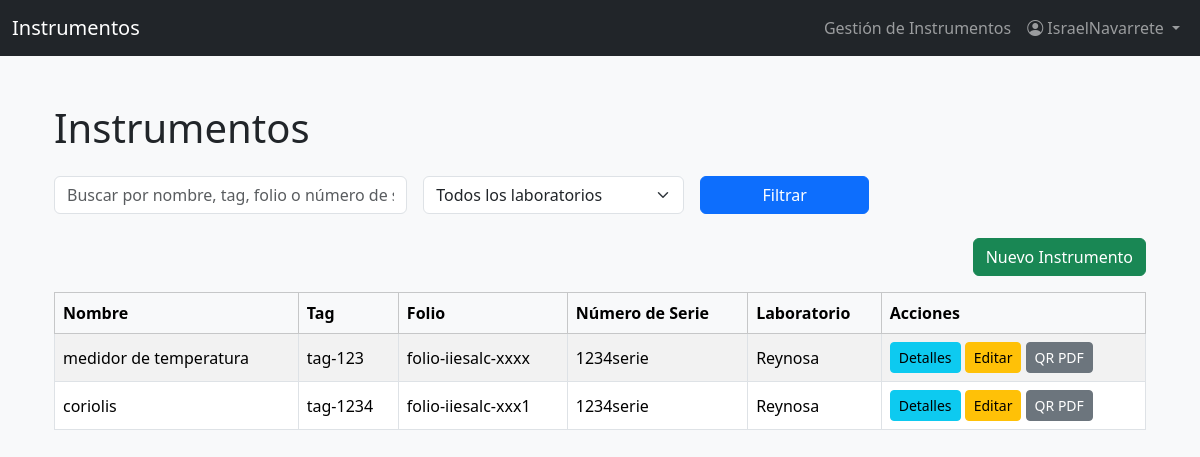
Page /instrumentos/ (signed in) on the committed database.
### codigos/models.py (models this page shows, shortened)
class User(AbstractUser):
    ROLE_CHOICES = (
        ('ADMIN', 'Administrador'),
        ('LAB', 'Laboratorio'),
        ('VALIDADOR', 'Validador'),
    )
    rol = models.CharField(max_length=20, choices=ROLE_CHOICES)
    laboratorio = models.ForeignKey('Laboratorio', on_delete=models.SET_NULL, null=True, blank=True)
    groups = models.ManyToManyField(
        'auth.Group',
        related_name='codigos_user_set',
        blank=True,
    )
    user_permissions = models.ManyToManyField(
        'auth.Permission',
        related_name='codigos_user_permissions_set',
        blank=True,
    )

class Instrumento(models.Model):
    MAGNITUD_CHOICES = [
        ('temperatura', 'Temperatura'),
        ('presion', 'Presión'),
        ('flujo', 'Flujo'),
        ('densidad', 'Densidad'),
    ]
    nombre = models.CharField(max_length=100)
    tag = models.CharField(max_length=100)
    modelo = models.CharField(max_length=100)
    serie = models.CharField(max_length=100)
    folio = models.CharField(max_length=100)
    fecha_calibracion = models.DateField()
    certificado = models.FileField(upload_to='certificados/', null=True, blank=True)
    uuid = models.UUIDField(default=uuid.uuid4, editable=False, unique=True)
    magnitud = models.CharField(max_length=20, choices=MAGNITUD_CHOICES, default='temperatura')
    laboratorio = models.ForeignKey('Laboratorio', on_delete=models.CASCADE)

class Laboratorio(models.Model):
    nombre = models.CharField(max_length=100)
    identificador = models.CharField(max_length=50)
    descripcion = models.TextField()

### codigos/views.py (the view)
        def _wrapped_view(request, *args, **kwargs):
            if test_func(request.user):
                return view_func(request, *args, **kwargs)
            if login_url:
                return redirect(login_url)
            return redirect('unauthorized')

### codigos/views.py (called while the page is built, shortened)
def es_lab_o_admin(user):
    return user.is_authenticated and user.rol in ['LAB', 'ADMIN']

def user_passes_test_with_message(test_func, login_url=None, message="No tienes permiso para acceder a esta página."):
    def decorator(view_func):
        def _wrapped_view(request, *args, **kwargs):
            if test_func(request.user):
                return view_func(request, *args, **kwargs)
            if login_url:
                return redirect(login_url)
            return redirect('unauthorized')
        return _wrapped_view
    return decorator

@login_required
@user_passes_test_with_message(es_lab_o_admin)
def lista_instrumentos(request):
    q = request.GET.get('q', '')
    laboratorio_id = request.GET.get('laboratorio')
    instrumentos = Instrumento.objects.all()
    if request.user.rol == 'LAB':
        instrumentos = instrumentos.filter(laboratorio=request.user.laboratorio)
    if laboratorio_id and request.user.rol != 'LAB':
        instrumentos = instrumentos.filter(laboratorio_id=laboratorio_id)
    laboratorios = Laboratorio.objects.all()
    context = {
        'instrumentos': instrumentos,
        'laboratorios': laboratorios,
    }
    return render(request, 'instrumentos/lista.html', context)

### codigos/templates/instrumentos/lista.html (shortened to what this page needs)
{% extends "base.html" %}
{% block content %}
<div class="container py-4">
    <h1 class="mb-4">Instrumentos</h1>
    <form method="get" class="row g-3 mb-4">
        <div class="col-md-4">
            <input type="text" name="q" value="{{ request.GET.q }}" class="form-control" placeholder="Buscar por nombre, tag, folio o número de serie...">
        </div>
        {% if request.user.rol != 'LAB' %}
        <div class="col-md-3">
            <select name="laboratorio" class="form-select">
                <option value="">Todos los laboratorios</option>
            </select>
        </div>
        {% endif %}
        <div class="col-md-2">
            <button type="submit" class="btn btn-primary w-100">Filtrar</button>
        </div>
    </form>
    <div class="d-flex justify-content-end flex-wrap mb-3">
        <a href="{% url 'crear_instrumento' %}" class="btn btn-success">Nuevo Instrumento</a>
    </div>
    <div class="table-responsive">
        <table class="table table-bordered table-striped align-middle">
            <thead class="table-light">
                <tr>
                    <th>Nombre</th>
                    <th>Tag</th>
                    <th>Folio</th>
                    <th>Número de Serie</th>
                    <th>Laboratorio</th>
                    <th>Acciones</th>
                </tr>
            </thead>
            <tbody>
                {% for instrumento in instrumentos %}
                <tr>
                    <td>{{ instrumento.nombre }}</td>
                    <td>{{ instrumento.tag }}</td>
                    <td>{{ instrumento.folio }}</td>
                    <td>{{ instrumento.serie }}</td>
                    <td>
                        {% if instrumento.laboratorio %}
                            {{ instrumento.laboratorio.nombre }}
                        {% else %}
                            Sin laboratorio
                        {% endif %}
                    </td>
                    <td>
                        <a href="{% url 'detalle_instrumento' instrumento.id %}" class="btn btn-info btn-sm">Detalles</a>
                        {% if request.user.rol == "ADMIN" or request.user.laboratorio == instrumento.laboratorio %}
                            <a href="{% url 'editar_instrumento' instrumento.id %}" class="btn btn-warning btn-sm">Editar</a>
                        {% endif %}
                        <a href="{% url 'qr_pdf' instrumento.id %}" class="btn btn-secondary btn-sm">QR PDF</a>
                    </td>
                </tr>
                {% empty %}
                <tr>
                    <td colspan="6" class="text-center">No se encontraron instrumentos.</td>
                </tr>
                {% endfor %}
            </tbody>
        </table>
    </div>
</div>
{% endblock %}

### codigos/templates/base.html (shortened to what this page needs)
<!DOCTYPE html>
<html lang="es">
<head>
    <link href="https://cdn.jsdelivr.net/npm/bootstrap@5.3.3/dist/css/bootstrap.min.css" rel="stylesheet">
    <link href="https://cdn.jsdelivr.net/npm/bootstrap-icons@1.10.5/font/bootstrap-icons.css" rel="stylesheet">
</head>
<body>
<nav class="navbar navbar-expand-lg navbar-dark bg-dark">
  <div class="container-fluid">
    <a class="navbar-brand" href="{% url 'inicio' %}">Instrumentos</a>
    <div class="collapse navbar-collapse" id="navbarNavDropdown">
      <ul class="navbar-nav ms-auto">
        {% if user.is_authenticated %}
          <li class="nav-item">
            <a class="nav-link" href="{% url 'lista_instrumentos' %}">Gestión de Instrumentos</a>
          </li>
          <li class="nav-item dropdown">
            <a class="nav-link dropdown-toggle" href="#" id="userDropdown" role="button" data-bs-toggle="dropdown">
              <i class="bi bi-person-circle"></i> {{ user.username }}
            </a>
          </li>
        {% else %}
          <li class="nav-item"><a class="nav-link" href="{% url 'login' %}">Iniciar sesión</a></li>
        {% endif %}
      </ul>
    </div>
  </div>
</nav>
<main class="container my-4">
    {% block content %}{% endblock %}
</main>
</body>
</html>

### codigos/templates/base.html (style rules this page uses)
body { background-color: #f8f9fa; }

### rows in the picture
User: username "IsraelNavarrete"
Instrumento: nombre "medidor de temperatura", tag "tag-123", folio "folio-iiesalc-xxxx", serie "1234serie", laboratorio.nombre "Reynosa"
Instrumento: nombre "coriolis", tag "tag-1234", folio "folio-iiesalc-xxx1", serie "1234serie", laboratorio.nombre "Reynosa"
